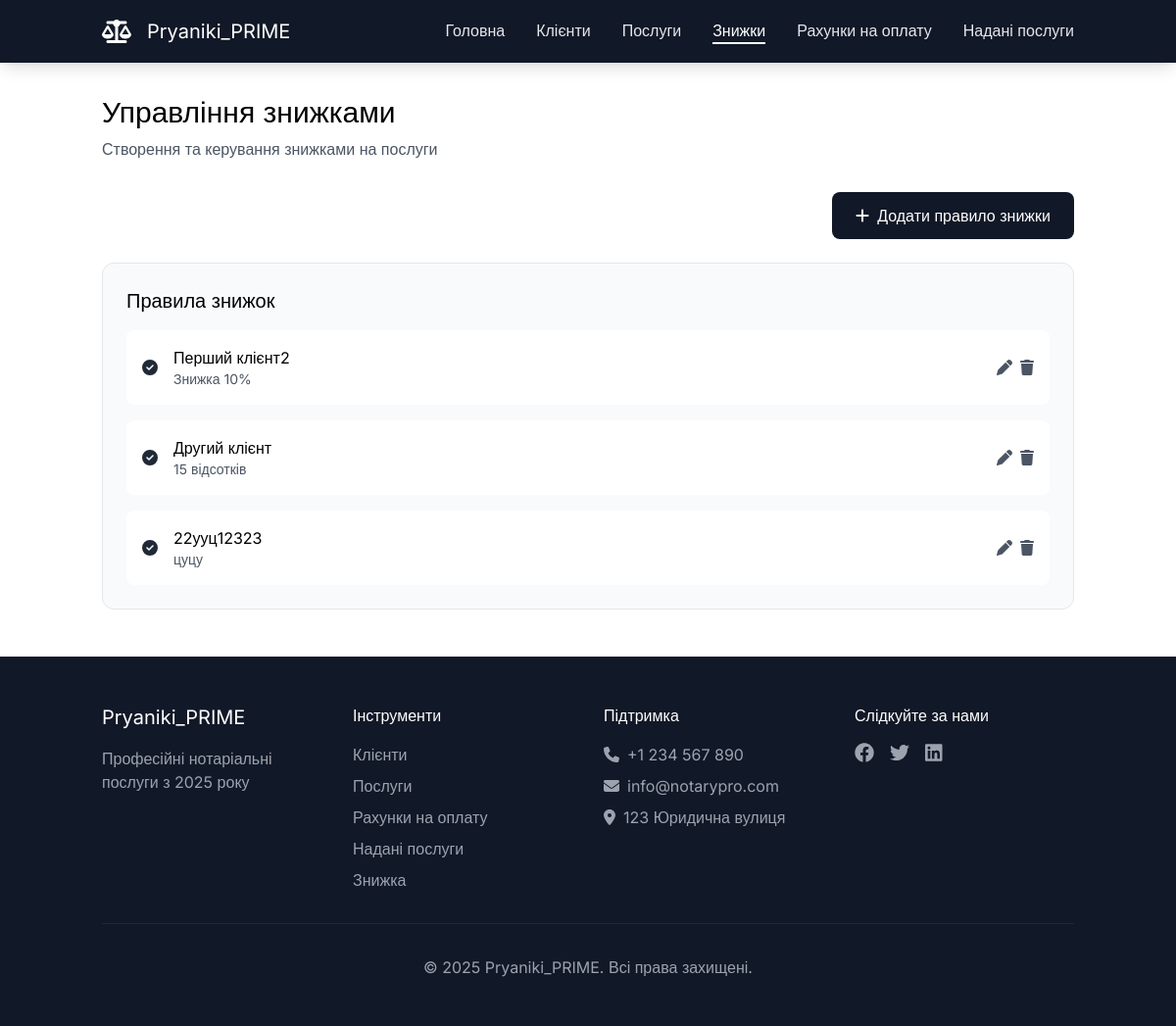
The page /discounts (signed in) on the database as committed earlier.
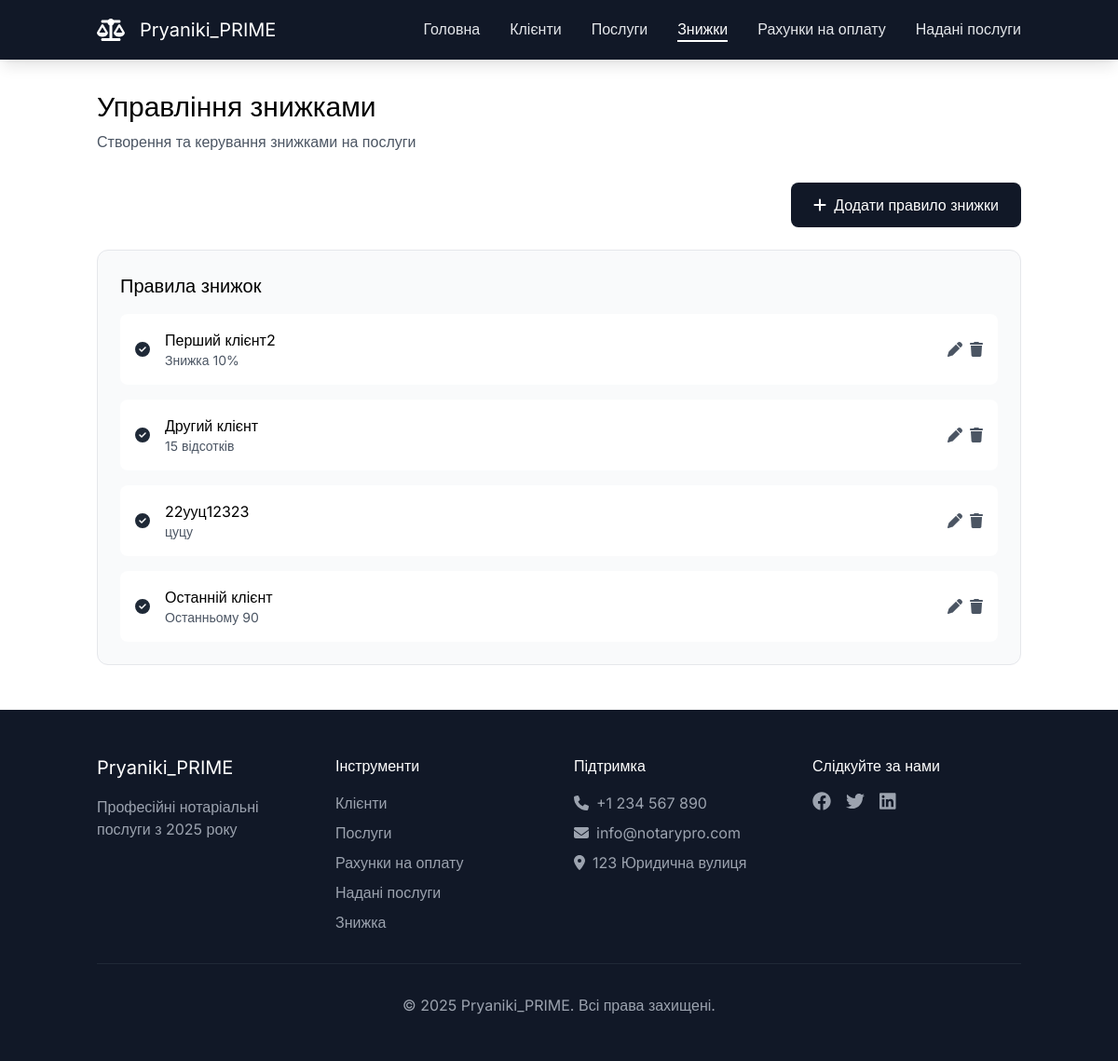
The same page on the database as committed later.
### RealAgency/models.py (models this page shows)
class Discount(models.Model):
    name = models.CharField(max_length=255)
    rate = models.IntegerField()
    description = models.CharField(max_length=255)

### RealAgency/views.py (the view)
        def _wrapped_view(request, *args, **kwargs):
            if not request.user.is_authenticated:
                return redirect('login')
            if not any(group.name in roles for group in request.user.groups.all()):
                raise PermissionDenied("You are not permitted to perform this action.")
            return view_func(request, *args, **kwargs)

### RealAgency/views.py (called while the page is built)
def role_required(roles):
    def decorator(view_func):
        def _wrapped_view(request, *args, **kwargs):
            if not request.user.is_authenticated:
                return redirect('login')
            if not any(group.name in roles for group in request.user.groups.all()):
                raise PermissionDenied("You are not permitted to perform this action.")
            return view_func(request, *args, **kwargs)
        return _wrapped_view
    return decorator

@role_required(['Manager', 'Notary'])
def discounts(request):
    discount_list = Discount.objects.all().order_by('id')
    user_groups = request.user.groups.values_list('name', flat=True)
    return render(request, 'discounts/main.html', { 'discounts': discount_list, 'user_groups': user_groups })

### templates/discounts/main.html (shortened to what this page needs)
{% extends "base.html" %}
{% block content %}
<main id="main" class="pt-24">
        <div class="container mx-auto px-4">
            <div id="discount-header" class="mb-8">
                <h1 class="text-3xl mb-2">Управління знижками</h1>
                <p class="text-neutral-600">Створення та керування знижками на послуги</p>
            </div>
            <div id="add-discount" class="flex justify-end mb-6">
                <button
                        {% if "Manager" in user_groups %} style="display:block;" {% else %} style="display:none;" {% endif %}
                        id="add-discount-btn" class="bg-neutral-900 text-white px-6 py-3 rounded-lg hover:bg-neutral-800">
                    <i class="fa-solid fa-plus mr-2"></i>Додати правило знижки
                </button>
            </div>
            <div id="discount-rules" class="bg-neutral-50 p-6 rounded-xl border border-neutral-200 mb-12">
                <h3 class="text-xl mb-4">Правила знижок</h3>
                <div class="space-y-4">
                    {% for discount in discounts %}
                    <div class="flex items-center justify-between p-4 bg-white rounded-lg">
                        <div class="flex items-center space-x-4">
                            <i class="fa-solid fa-check-circle text-neutral-800"></i>
                            <div>
                                <h4>{{ discount.name }}</h4>
                                <p class="text-sm text-neutral-600">{{ discount.description }}</p>
                            </div>
                        </div>
                        <div class="flex items-center space-x-2">
                            <button
                                    {% if "Manager" in user_groups %} style="display:block;" {% else %} style="display:none;" {% endif %}
                                    class="edit-discount text-neutral-600 hover:text-neutral-800"
                                data-id="{{ discount.id }}"
                                data-name="{{ discount.name }}"
                                data-rate="{{ discount.rate }}"
                                data-description="{{ discount.description }}">
                            <i class="fa-solid fa-pen"></i>
                        </button>
                        <button
                                {% if "Manager" in user_groups %} style="display:block;" {% else %} style="display:none;" {% endif %}
                                class="delete-discount text-neutral-600 hover:text-neutral-800"
                                data-id="{{ discount.id }}">
                            <i class="fa-solid fa-trash"></i>
                        </button>
                        </div>
                    </div>
                    {% endfor %}
                </div>
            </div>
        </div>
    </main>
{% endblock %}

Rows that differ between the two databases and show on the page:
added Discount: name "Останній клієнт", description "Останньому 90"
